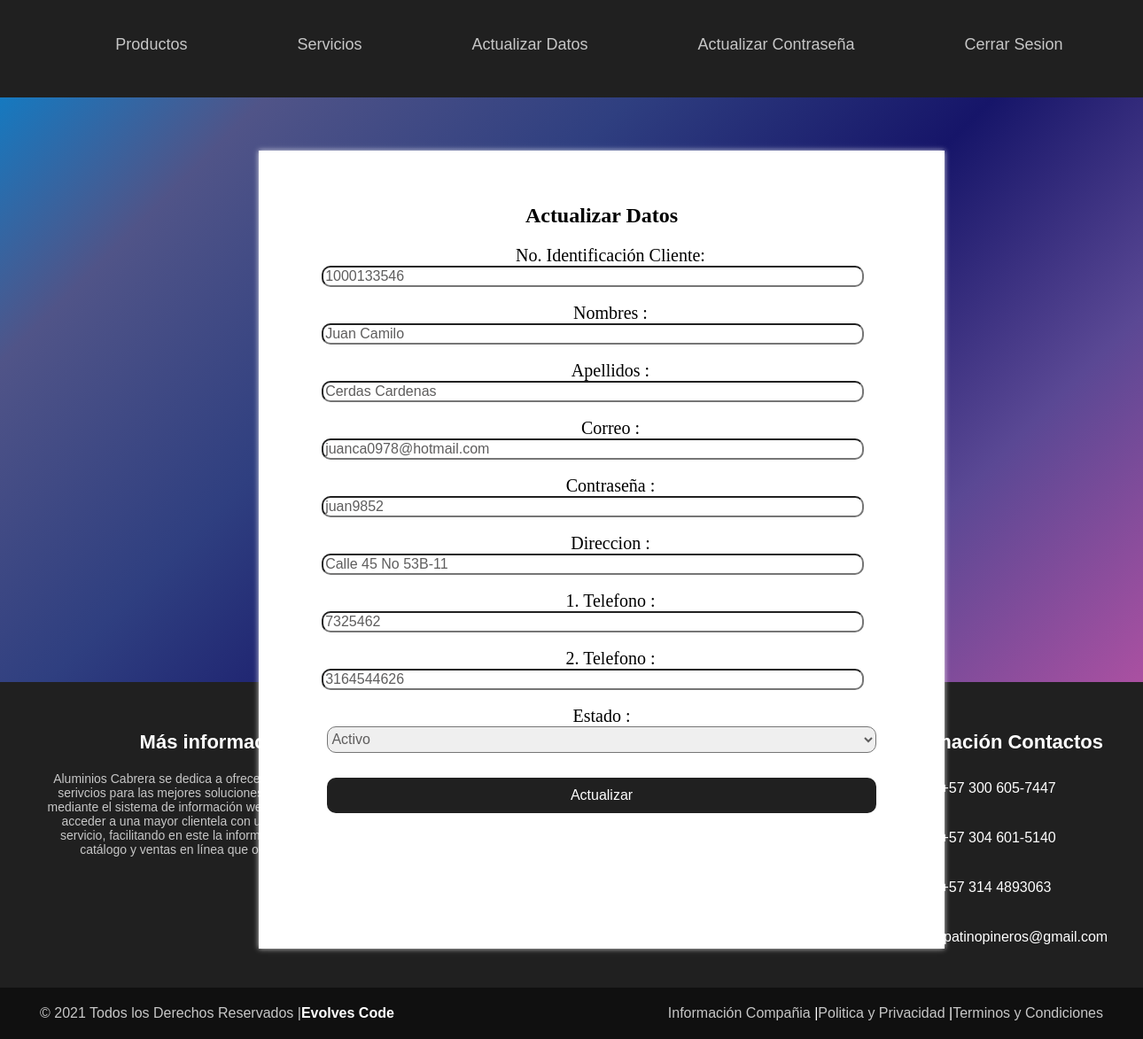
Page /Vista/PrincipalClie.php?pg=actualizarCliente (signed in) on the committed database.
### tables this page shows
CREATE TABLE `cliente` (
  `idCliente` int(10) UNSIGNED NOT NULL,
  `EstadoCliente` int(10) UNSIGNED NOT NULL DEFAULT 1,
  `correoClie` varchar(255) NOT NULL,
  `contraClie` varchar(45) NOT NULL,
  `direccion` varchar(45) DEFAULT NULL,
  `Telefono` int(10) UNSIGNED DEFAULT NULL,
  `Telefono2` int(10) UNSIGNED DEFAULT NULL,
  `Nombres` varchar(45) NOT NULL,
  `Apellidos` varchar(45) NOT NULL
);

CREATE TABLE `estado_cliente` (
  `idEstado` int(10) UNSIGNED NOT NULL,
  `nombreEstado` varchar(45) NOT NULL
);

### Vista/actualizarCliente.php (the view, shortened to what this page needs)
<?php
$sql="SELECT * FROM cliente c, estado_cliente ec WHERE (c.EstadoCliente = ec.idEstado) AND (c.correoClie = '$_SESSION[user]')";
$clientex = $objConexion->query($sql);
$cliente = $clientex->fetch_object();
?>
<!DOCTYPE html>
<html>
<head>
</head>
<body>
	<h2>Actualizar Datos</h2>
	<form id="form" method="post" action="../Controlador/ValidarActCliente.php">
		<span class="grupo">
					<label for="idCliente">No. Identificación Cliente:</label><br>
					<input type="text" readonly="readonly" name="idCliente" id="idCliente" required value="<?php echo $cliente->idCliente ?>"><span class="barra"></span>
				</span>
				<br><br>
				<span class="grupo">
					<label for="nombres">Nombres :</label><br>
					<input type="text" name="nombres" pattern="[A-Za-zÀ-ž\s]+" title="Solo texto, los valores numericos no son validos" required id="nombres" value="<?php echo utf8_encode($cliente->Nombres) ?>"><span class="barra"></span>
				</span>
				<br><br>
				<span class="grupo">
					<label for="apellidos">Apellidos :</label><br>
					<input type="text" name="apellidos" pattern="[A-Za-zÀ-ž\s]+" title="Solo texto, los valores numericos no son validos" required id="apellidos" value="<?php echo utf8_encode($cliente->Apellidos) ?>"><span class="barra"></span>
				</span>
				<br><br>
				<span class="grupo">
					<label for="correoClie">Correo :</label><br>
					<input type="email" name="correoClie" pattern="[a-zA-ZÀ-ž0-9._%+-]+@[a-zA-ZÀ-ž0-9.-]+\.[a-z]{2,}$" title="caracter@caracter.dominio" required id="correoClie" value="<?php echo utf8_encode($cliente->correoClie) ?>"><span class="barra"></span>
				</span>
				<br><br>
				<span class="grupo">
					<label for="contraClie">Contraseña :</label><br>
					<input type="text" name="contraClie" pattern=".{8,}" title="Minimo 8 caracteres" required id="contraClie" value="<?php echo utf8_encode($cliente->contraClie) ?>"><span class="barra"></span>
				</span>
				<br><br>
				<span class="grupo">
					<label for="direccion">Direccion :</label><br>
					<input type="text" name="direccion" required id="direccion" value="<?php echo utf8_encode($cliente->direccion) ?>"><span class="barra"></span>
				</span>
				<br><br>
				<span class="grupo">
					<label for="telefono">1. Telefono :</label><br>
					<input type="number" name="telefono" required id="telefono" value="<?php echo utf8_encode($cliente->Telefono) ?>"><span class="barra"></span>
				</span>
				<br><br>
				<span class="grupo">
					<label for="telefono2">2. Telefono :</label><br>
					<input type="number" name="telefono2" id="telefono2" value="<?php echo utf8_encode($cliente->Telefono2) ?>"><span class="barra"></span>
				</span>
				<br><br>
				<label for="EstadoCliente">Estado :</label><br>
				<select name="EstadoCliente" id="EstadoCliente">
					<option value="<?php echo $cliente->EstadoCliente ?>"><?php echo utf8_encode($cliente->nombreEstado); ?></option>
				</select>
				<br><br>
				<button type="submit">Actualizar</button>
	</form>
</body>
</html>

### Estilos/principalClie.css (style rules this page uses)
body { background-image: linear-gradient(135deg, #0087D4, #505488, #2F3F80, #161569, #5A4894, #A950A1, #FF7CAE); height: 100%; width: 100%; background-repeat: no-repeat; display: block; margin: 0; text-align: center; }
button { background: #202020; border: none; color: #FFFFFF; display: block; width: 80%; margin: 10px auto; height: 40px; font-size: 16px; cursor: pointer; border-radius: 10px; }
select { border-radius: 10px; width: 80%; height: 30px; font-size: 16px; color: #5E5D5D; }
form .grupo { position: relative; margin: 20px; }
input { width: 78%; font-size: 15px; font-size: 16px; color: #5E5D5D; border-radius: 10px; }
form label { color: var(--colorTextos); font-size: 20px; transition: 0.5s ease-in-out all; pointer-events: none; }

### rows in the picture
cliente: idCliente "1000133546", nombres "Juan Camilo", apellidos "Cerdas Cardenas", correoClie "juanca0978@hotmail.com", contraClie "juan9852", direccion "Calle 45 No 53B-11", telefono "7325462", telefono2 "3164544626", EstadoCliente "Activo"
